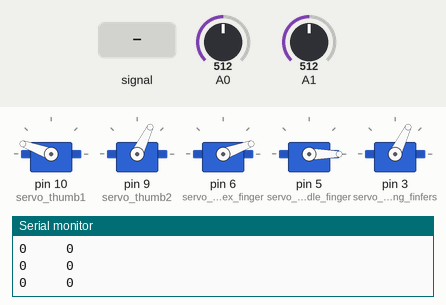
This sketch was run on a simulated Arduino Uno, built with avr-gcc and run on an emulated ATmega328P. Shown: 5 × servo, the last lines printed to the serial monitor. Inputs (shaded band) come from the test bench; at power-on: A0 = 512, A1 = 512.

Above: at 2.61 s.
2.9 s: A0 fed a 200 Hz sine of ±81 counts around its level
At 4.9 s:
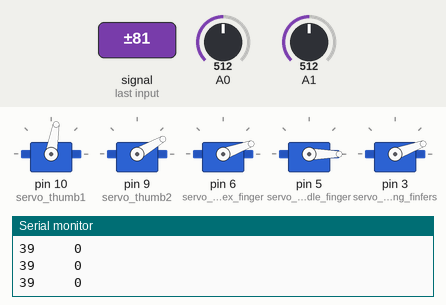
5.2 s: A0 set to 716
At 6.9 s:
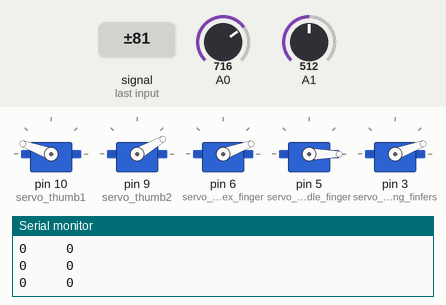
7.5 s: A1 set to 245
At 8.1 s:
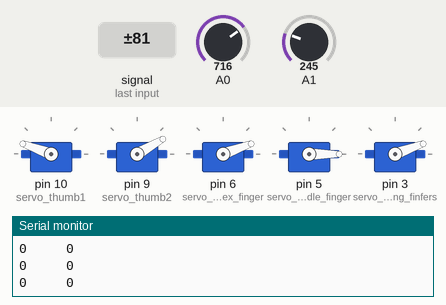
9.0 s: A0 set to 1023
At 10.5 s:
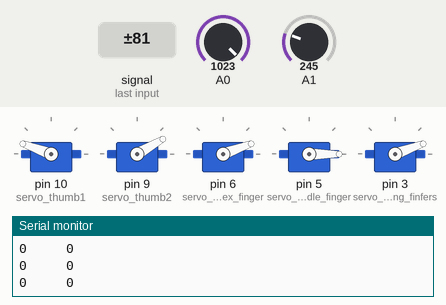
Timing chart, 0 to 11.5 s (numbered marks = the images above; inputs shaded):
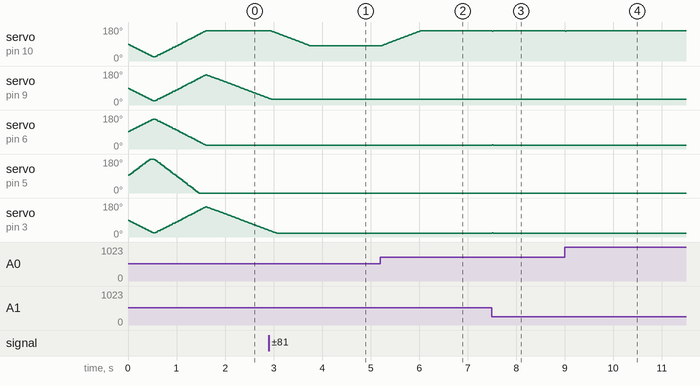

The sketch:

bionic_arm_emg_v3.ino
```cpp
#include <Servo.h> //подключаем библиотеку для работы с сервоприводами

//задаем мин. и макс. угол поворота для каждого сервопривода,
//при необходимости их можно исправлять здесь
#define MAX_THUMB1 160 //большой палец (пин 10) открыт
#define MIN_THUMB1 80 //большой палец (пин 10) закрыт
#define MAX_THUMB2 90 //большой палец (пин 9) открыт
#define MIN_THUMB2 30 //большой палец (пин 9) закрыт
#define MAX_INDEX_FINGER 160 //указательный палец (пин 6) закрыт
#define MIN_INDEX_FINGER 20 //указательный палец (пин 6) открыт
#define MAX_MIDDLE_FINGER 160 //средний палец (пин 5) закрыт
#define MIN_MIDDLE_FINGER 20 //средний палец (пин 5) открыт
#define MAX_LITTLE_RING_FINGER 160 //безымянный и мизинец (пин 3) открыт
#define MIN_LITTLE_RING_FINGER 20 //безымянный и мизинец (пин 3) закрыт

//задаем скорости движения пальцев
//при необходимости их можно исправлять здесь
#define SPEED_THUMB1 2
#define SPEED_THUMB2 2
#define SPEED_INDEX_FINGER 2
#define SPEED_MIDDLE_FINGER 3
#define SPEED_LITTLE_RING_FINGER 2

//создаем объеты для работы с каждым мотором
Servo servo_thumb1; //большой палец (Сервопривод Tower Pro MG90S, пин 10 на шилде)
Servo servo_thumb2; //большой палец (Сервопривод Tower Pro MG995, пин 9 на шилде)
Servo servo_index_finger; //указательный палец (Сервопривод Tower Pro MG995, пин 6 на шилде)
Servo servo_middle_finger; //средний палец (Сервопривод Tower Pro MG995, пин 5 на шилде)
Servo servo_little_ring_finfers; //безымянный и мизинец (Сервопривод Tower Pro MG995, пин 3 на шилде)

//переменные для хранения необработанных значаний ЭМГ-сигнала
int emg1 = 0;
int emg2 = 0;
//переменные для хранения обработанных значаний ЭМГ-сигнала (амплитуды)
int amp1 = 0;
int amp2 = 0;
//переменные для хранения пороговых значений (для определения сотояния мышцы - расслаблена/напряжена)
int threshold1 = 30;
int threshold2 = 30;
//перменные для хранения мин. и макс. значений при обработке
int max1 = 0;
int min1 = 255;
int max2 = 0;
int min2 = 255;
//служебный переменные для хранения угла поворота вала сервопривода (для каждого сервопривода)
int t1 = 0;
int t2 = 0;
int t3 = 0;
int t4 = 0;
int t5 = 0;

//функция для вычисления амплитуды ЭМГ-сигнала (обработанного значания)
void calc_amp() {
  for (int k = 0; k < 32; k++) {
    emg1 = analogRead(A0);
    emg2 = analogRead(A1);
    emg1 = map(emg1, 0, 1023, 0, 255);
    emg2 = map(emg2, 0, 1023, 0, 255);
    if (emg1 > max1)
      max1 = emg1;
    if (emg1 < min1)
      min1 = emg1;

    if (emg2 > max2)
      max2 = emg2;
    if (emg2 < min2)
      min2 = emg2;
  }
  amp1 =  0.5*amp1 + 0.5*(max1 - min1);
  amp2 =  0.5*amp2 + 0.5*(max2 - min2);
  //при необходимости данные строчки можно раскомментировать для проверки значений с датчиков
  Serial.print(amp1);
  Serial.print("     ");
  Serial.println(amp2);
  max1 = 0;
  min1 = 255;
  max2 = 0;
  min2 = 255;
}

void setup() {
  Serial.begin(115200);
  //указываем к каким контактам подключены сервоприводы
  servo_thumb1.attach(10);
  servo_thumb2.attach(9);
  servo_index_finger.attach(6);
  servo_middle_finger.attach(5);
  servo_little_ring_finfers.attach(3);
  //проверка работоспособности - все пальцы на руке один раз сжимаются и разжимаются
  //цикл for выполняется 1 раз (если необходимо сделать несколько сжатий/разжатий, просто меняем условие: i < необходимое число)
  for (int i = 0; i < 1; i++){
  //все пальцы сжимаются, цикл while выполняется пока не досигнуты граничные значения угла поворота
  while (servo_thumb1.read() > MIN_THUMB1 ||
         servo_thumb2.read() > MIN_THUMB2 ||
         servo_index_finger.read() < MAX_INDEX_FINGER ||
         servo_middle_finger.read() < MAX_MIDDLE_FINGER ||
         servo_little_ring_finfers.read() > MIN_LITTLE_RING_FINGER){
    //управление валом каждого сервопривода, знак + или - означает в какую сторону поворачивается вал
    t1 = servo_thumb1.read() - SPEED_THUMB1;
    servo_thumb1.write(t1);
    t2 = servo_thumb2.read() - SPEED_THUMB2;
    servo_thumb2.write(t2);
    t3 = servo_index_finger.read() + SPEED_INDEX_FINGER;
    servo_index_finger.write(t3);
    t4 = servo_middle_finger.read() + SPEED_MIDDLE_FINGER;
    servo_middle_finger.write(t4);
    t5 = servo_little_ring_finfers.read() - SPEED_LITTLE_RING_FINGER;
    servo_little_ring_finfers.write(t5);
    delay(15);
  }
  //все пальца разжимаются, цикл while выполняется пока не досигнуто граничное значения угла поворота
  while (servo_thumb1.read() < MAX_THUMB1 ||
         servo_thumb2.read() < MAX_THUMB2 ||
         servo_index_finger.read() > MIN_INDEX_FINGER ||
         servo_middle_finger.read() > MIN_MIDDLE_FINGER ||
         servo_little_ring_finfers.read() < MAX_LITTLE_RING_FINGER){
    //управление валом каждого сервопривода, знак + или - означает в какую сторону поворачивается вал
    t1 = servo_thumb1.read() + SPEED_THUMB1;
    servo_thumb1.write(t1);
    t2 = servo_thumb2.read() + SPEED_THUMB2;
    servo_thumb2.write(t2);
    t3 = servo_index_finger.read() - SPEED_INDEX_FINGER;
    servo_index_finger.write(t3);
    t4 = servo_middle_finger.read() - SPEED_MIDDLE_FINGER;
    servo_middle_finger.write(t4);
    t5 = servo_little_ring_finfers.read() + SPEED_LITTLE_RING_FINGER;
    servo_little_ring_finfers.write(t5);
    delay(15);
    }
  }
}

void loop() {
  //вызываем функцию для вычисления амилитуды ЭМГ сигнала для двух датчиков
  calc_amp();
  //если обе мышцы напряжены (значения амплитуд больше пороговых значений)
  if (amp1 > threshold1 && amp2 > threshold2){
    //реализуем жест кулак - все пальцы прижаты к ладони
    //поворачиваем каждый сервопривод для реализации жеста
    //при этом углы поворота не должны выходить за мин. и макс. значения
    if (servo_thumb1.read() > MIN_THUMB1){ //80
      t1 = servo_thumb1.read() - SPEED_THUMB1; //2
      servo_thumb1.write(t1);
    }
    if (servo_thumb2.read() > MIN_THUMB2){
      t2 = servo_thumb2.read() - SPEED_THUMB2;
      servo_thumb2.write(t2);
    }
    if(servo_index_finger.read() < MAX_INDEX_FINGER){
      t3 = servo_index_finger.read() + SPEED_INDEX_FINGER;
      servo_index_finger.write(t3);
    }
    if (servo_middle_finger.read() < MAX_MIDDLE_FINGER){
      t4 = servo_middle_finger.read() + SPEED_MIDDLE_FINGER;
      servo_middle_finger.write(t4);
    }
    if (servo_little_ring_finfers.read() > MIN_LITTLE_RING_FINGER){
      t5 = servo_little_ring_finfers.read() - SPEED_LITTLE_RING_FINGER;
       servo_little_ring_finfers.write(t5);
    }
  }
  //если только 1 мышца напряжена (значение амплитуды больше порогового значения)
  else if (amp1 > threshold1){
    //реализуем жест V - прижаты все, кроме указательного и среднего
    //поворачиваем каждый сервопривод для реализации жеста
    //при этом углы поворота не должны выходить за мин. и макс. значения
    if (servo_thumb1.read() > MIN_THUMB1){
      t1 = servo_thumb1.read() - SPEED_THUMB1;
      servo_thumb1.write(t1);
    }
    if (servo_thumb2.read() > MIN_THUMB2){
      t2 = servo_thumb2.read() - SPEED_THUMB2;
      servo_thumb2.write(t2);
    }
    if(servo_index_finger.read() > MIN_INDEX_FINGER){
      t3 = servo_index_finger.read() - SPEED_INDEX_FINGER;
      servo_index_finger.write(t3);
    }
    if (servo_middle_finger.read() > MIN_MIDDLE_FINGER){
      t4 = servo_middle_finger.read() - SPEED_MIDDLE_FINGER;
      servo_middle_finger.write(t4);
    }
    if (servo_little_ring_finfers.read() > MIN_LITTLE_RING_FINGER){
      t5 = servo_little_ring_finfers.read() - SPEED_LITTLE_RING_FINGER;
      servo_little_ring_finfers.write(t5);
    }
  }
  //если только 2 мышца напряжена (значение амплитуды больше порогового значения)
  else if (amp2 > threshold2){
    //реализуем жест ОК - все пальцы разжаты, кроме большого и указательного
    //поворачиваем каждый сервопривод для реализации жеста
    //при этом углы поворота не должны выходить за мин. и макс. значения
    if (servo_thumb1.read() > MIN_THUMB1){
      t1 = servo_thumb1.read() - SPEED_THUMB1;
      servo_thumb1.write(t1);
    }
    if (servo_thumb2.read() > MIN_THUMB2){
      t2 = servo_thumb2.read() - SPEED_THUMB2;
      servo_thumb2.write(t2);
    }
    if(servo_index_finger.read() < MAX_INDEX_FINGER){
      t3 = servo_index_finger.read() + SPEED_INDEX_FINGER;
      servo_index_finger.write(t3);
    }
    if (servo_middle_finger.read() > MIN_MIDDLE_FINGER){
      t4 = servo_middle_finger.read() - SPEED_MIDDLE_FINGER;
      servo_middle_finger.write(t4);
    }
    if (servo_little_ring_finfers.read() < MAX_LITTLE_RING_FINGER){
      t5 = servo_little_ring_finfers.read() + SPEED_LITTLE_RING_FINGER;
      servo_little_ring_finfers.write(t5);
    }
  }
  //иначе - все пальцы остаются разжаты или разжимаются, в зависимости от текущего положения валов сервоприводов
  else{
    //реализуем жест ладонь - все пальцы разжаты
    //поворачиваем каждый сервопривод для реализации жеста
    //при этом углы поворота не должны выходить за мин. и макс. значения
    if (servo_thumb1.read() < MAX_THUMB1){
      t1 = servo_thumb1.read() + SPEED_THUMB1;
      servo_thumb1.write(t1);
    }
    if (servo_thumb2.read() > MIN_THUMB2){
      t2 = servo_thumb2.read() - SPEED_THUMB2;
      servo_thumb2.write(t2);
    }
    if(servo_index_finger.read() > MIN_INDEX_FINGER){
      t3 = servo_index_finger.read() - SPEED_INDEX_FINGER;
      servo_index_finger.write(t3);
    }
    if (servo_middle_finger.read() > MIN_MIDDLE_FINGER){
      t4 = servo_middle_finger.read() - SPEED_MIDDLE_FINGER;
      servo_middle_finger.write(t4);
    }
    if (servo_little_ring_finfers.read() > MIN_LITTLE_RING_FINGER){
      t5 = servo_little_ring_finfers.read() - SPEED_LITTLE_RING_FINGER;
      servo_little_ring_finfers.write(t5);
    }
  }
  delay(10);
}
```

Measured:
- after the input at 2.9 s, servo on pin 10 (servo_thumb1): moves from 160° to 80° over 0.81 s, starting after 0.05 s
- after the input at 5.2 s, servo on pin 10 (servo_thumb1): moves from 80° to 160° over 0.80 s, starting at once
- after the input at 7.5 s, servo on pin 10 (servo_thumb1): 160° → 158° at once, → 160° 0.02 s later; servo on pin 6 (servo_index_finger), servo on pin 3 (servo_little_ring_finfers): 20° → 22° at once, → 20° 0.02 s later
- after the input at 9.0 s, servo on pin 10 (servo_thumb1): 160° → 158° at once, → 160° 0.02 s later
